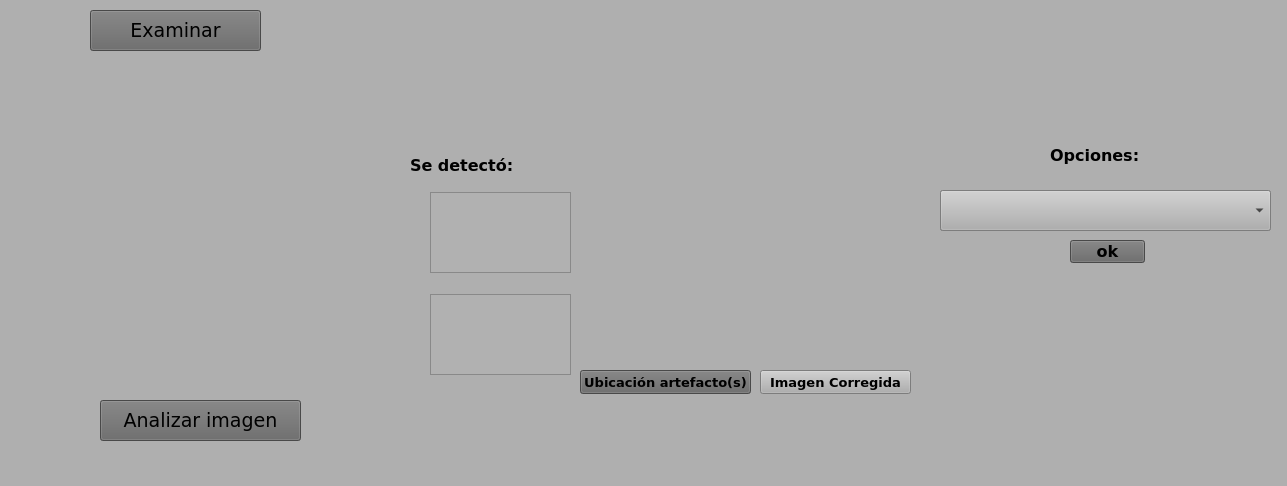
<?xml version="1.0" encoding="UTF-8"?>
<ui version="4.0">
 <class>Artefactos_Endoscopia</class>
 <widget class="QMainWindow" name="Artefactos_Endoscopia">
  <property name="geometry">
   <rect>
    <x>0</x>
    <y>0</y>
    <width>1287</width>
    <height>486</height>
   </rect>
  </property>
  <property name="windowTitle">
   <string>MainWindow</string>
  </property>
  <property name="styleSheet">
   <string notr="true">background-color: rgb(231, 236, 255);
background-color: rgb(175, 175, 175);</string>
  </property>
  <widget class="QWidget" name="centralwidget">
   <widget class="QPushButton" name="Examinar">
    <property name="geometry">
     <rect>
      <x>90</x>
      <y>10</y>
      <width>171</width>
      <height>41</height>
     </rect>
    </property>
    <property name="font">
     <font>
      <family>Verdana</family>
      <pointsize>14</pointsize>
     </font>
    </property>
    <property name="styleSheet">
     <string notr="true">background-color: rgb(102, 102, 102);</string>
    </property>
    <property name="text">
     <string>Examinar</string>
    </property>
   </widget>
   <widget class="QPushButton" name="Analizar">
    <property name="geometry">
     <rect>
      <x>100</x>
      <y>400</y>
      <width>201</width>
      <height>41</height>
     </rect>
    </property>
    <property name="font">
     <font>
      <family>Verdana</family>
      <pointsize>14</pointsize>
     </font>
    </property>
    <property name="styleSheet">
     <string notr="true">background-color: rgb(102, 102, 102);</string>
    </property>
    <property name="text">
     <string>Analizar imagen</string>
    </property>
   </widget>
   <widget class="QTextEdit" name="RE">
    <property name="geometry">
     <rect>
      <x>430</x>
      <y>192</y>
      <width>141</width>
      <height>81</height>
     </rect>
    </property>
    <property name="font">
     <font>
      <family>Verdana</family>
      <pointsize>12</pointsize>
      <weight>75</weight>
      <bold>true</bold>
     </font>
    </property>
    <property name="styleSheet">
     <string notr="true">background-color: rgb(177, 177, 177);</string>
    </property>
    <property name="html">
     <string>&lt;!DOCTYPE HTML PUBLIC &quot;-//W3C//DTD HTML 4.0//EN&quot; &quot;http://www.w3.org/TR/REC-html40/strict.dtd&quot;&gt;
&lt;html&gt;&lt;head&gt;&lt;meta name=&quot;qrichtext&quot; content=&quot;1&quot; /&gt;&lt;style type=&quot;text/css&quot;&gt;
p, li { white-space: pre-wrap; }
&lt;/style&gt;&lt;/head&gt;&lt;body style=&quot; font-family:'Verdana'; font-size:12pt; font-weight:600; font-style:normal;&quot;&gt;
&lt;p align=&quot;center&quot; style=&quot;-qt-paragraph-type:empty; margin-top:0px; margin-bottom:0px; margin-left:0px; margin-right:0px; -qt-block-indent:0; text-indent:0px;&quot;&gt;&lt;br /&gt;&lt;/p&gt;&lt;/body&gt;&lt;/html&gt;</string>
    </property>
   </widget>
   <widget class="QLabel" name="label_2">
    <property name="geometry">
     <rect>
      <x>30</x>
      <y>80</y>
      <width>351</width>
      <height>291</height>
     </rect>
    </property>
    <property name="styleSheet">
     <string notr="true">background-color: rgb(175, 175, 175);</string>
    </property>
    <property name="text">
     <string/>
    </property>
   </widget>
   <widget class="QLabel" name="label_3">
    <property name="geometry">
     <rect>
      <x>580</x>
      <y>80</y>
      <width>351</width>
      <height>291</height>
     </rect>
    </property>
    <property name="styleSheet">
     <string notr="true">background-color: rgb(175, 175, 175);</string>
    </property>
    <property name="text">
     <string/>
    </property>
   </widget>
   <widget class="QLabel" name="label_4">
    <property name="geometry">
     <rect>
      <x>410</x>
      <y>150</y>
      <width>131</width>
      <height>31</height>
     </rect>
    </property>
    <property name="font">
     <font>
      <family>Verdana</family>
      <pointsize>12</pointsize>
      <weight>75</weight>
      <bold>true</bold>
     </font>
    </property>
    <property name="text">
     <string>Se detectó:</string>
    </property>
   </widget>
   <widget class="QComboBox" name="popup">
    <property name="geometry">
     <rect>
      <x>940</x>
      <y>190</y>
      <width>331</width>
      <height>41</height>
     </rect>
    </property>
    <property name="font">
     <font>
      <family>Verdana</family>
      <pointsize>10</pointsize>
      <weight>75</weight>
      <bold>true</bold>
     </font>
    </property>
    <item>
     <property name="text">
      <string/>
     </property>
    </item>
    <item>
     <property name="text">
      <string>Guardar imagen original</string>
     </property>
    </item>
    <item>
     <property name="text">
      <string>Guardar imagen original corregida</string>
     </property>
    </item>
    <item>
     <property name="text">
      <string>Guardar imagen sin etiquetas corregida</string>
     </property>
    </item>
    <item>
     <property name="text">
      <string>Guardar imagen sin etiquetas</string>
     </property>
    </item>
    <item>
     <property name="text">
      <string>Guardar mascara binaria de RE</string>
     </property>
    </item>
   </widget>
   <widget class="QPushButton" name="pushButton">
    <property name="geometry">
     <rect>
      <x>1070</x>
      <y>240</y>
      <width>75</width>
      <height>23</height>
     </rect>
    </property>
    <property name="font">
     <font>
      <family>Verdana</family>
      <pointsize>12</pointsize>
      <weight>75</weight>
      <bold>true</bold>
     </font>
    </property>
    <property name="styleSheet">
     <string notr="true">background-color: rgb(102, 102, 102);</string>
    </property>
    <property name="text">
     <string>ok</string>
    </property>
   </widget>
   <widget class="QComboBox" name="popup_DM">
    <property name="geometry">
     <rect>
      <x>940</x>
      <y>190</y>
      <width>331</width>
      <height>31</height>
     </rect>
    </property>
    <property name="font">
     <font>
      <family>Verdana</family>
      <pointsize>10</pointsize>
      <weight>75</weight>
      <bold>true</bold>
     </font>
    </property>
    <item>
     <property name="text">
      <string/>
     </property>
    </item>
    <item>
     <property name="text">
      <string>Guardar imagen original</string>
     </property>
    </item>
    <item>
     <property name="text">
      <string>Guardar imagen sin etiquetas</string>
     </property>
    </item>
    <item>
     <property name="text">
      <string>Eliminar imagen</string>
     </property>
    </item>
   </widget>
   <widget class="QComboBox" name="popup_NO">
    <property name="geometry">
     <rect>
      <x>940</x>
      <y>190</y>
      <width>321</width>
      <height>41</height>
     </rect>
    </property>
    <property name="font">
     <font>
      <family>Verdana</family>
      <pointsize>10</pointsize>
      <weight>75</weight>
      <bold>true</bold>
     </font>
    </property>
    <item>
     <property name="text">
      <string/>
     </property>
    </item>
    <item>
     <property name="text">
      <string>Guardar imagen original</string>
     </property>
    </item>
    <item>
     <property name="text">
      <string>Guardar imagen sin etiquetas</string>
     </property>
    </item>
    <item>
     <property name="text">
      <string/>
     </property>
    </item>
   </widget>
   <widget class="QComboBox" name="popup_DOS">
    <property name="geometry">
     <rect>
      <x>940</x>
      <y>190</y>
      <width>331</width>
      <height>41</height>
     </rect>
    </property>
    <property name="font">
     <font>
      <family>Verdana</family>
      <pointsize>10</pointsize>
      <weight>75</weight>
      <bold>true</bold>
     </font>
    </property>
    <item>
     <property name="text">
      <string/>
     </property>
    </item>
    <item>
     <property name="text">
      <string>Guardar imagen original</string>
     </property>
    </item>
    <item>
     <property name="text">
      <string>Guardar imagen original corregida</string>
     </property>
    </item>
    <item>
     <property name="text">
      <string>Guardar imagen sin etiquetas corregida</string>
     </property>
    </item>
    <item>
     <property name="text">
      <string>Guardar imagen sin etiquetas</string>
     </property>
    </item>
    <item>
     <property name="text">
      <string>Guardar mascara binaria de RE</string>
     </property>
    </item>
    <item>
     <property name="text">
      <string>Eliminar imagen</string>
     </property>
    </item>
   </widget>
   <widget class="QTextEdit" name="DM">
    <property name="geometry">
     <rect>
      <x>430</x>
      <y>294</y>
      <width>141</width>
      <height>81</height>
     </rect>
    </property>
    <property name="font">
     <font>
      <family>Verdana</family>
      <pointsize>12</pointsize>
      <weight>75</weight>
      <bold>true</bold>
     </font>
    </property>
    <property name="styleSheet">
     <string notr="true">background-color: rgb(177, 177, 177);</string>
    </property>
    <property name="html">
     <string>&lt;!DOCTYPE HTML PUBLIC &quot;-//W3C//DTD HTML 4.0//EN&quot; &quot;http://www.w3.org/TR/REC-html40/strict.dtd&quot;&gt;
&lt;html&gt;&lt;head&gt;&lt;meta name=&quot;qrichtext&quot; content=&quot;1&quot; /&gt;&lt;style type=&quot;text/css&quot;&gt;
p, li { white-space: pre-wrap; }
&lt;/style&gt;&lt;/head&gt;&lt;body style=&quot; font-family:'Verdana'; font-size:12pt; font-weight:600; font-style:normal;&quot;&gt;
&lt;p align=&quot;center&quot; style=&quot;-qt-paragraph-type:empty; margin-top:0px; margin-bottom:0px; margin-left:0px; margin-right:0px; -qt-block-indent:0; text-indent:0px;&quot;&gt;&lt;br /&gt;&lt;/p&gt;&lt;/body&gt;&lt;/html&gt;</string>
    </property>
   </widget>
   <widget class="QLabel" name="bDM">
    <property name="geometry">
     <rect>
      <x>390</x>
      <y>320</y>
      <width>31</width>
      <height>31</height>
     </rect>
    </property>
    <property name="text">
     <string/>
    </property>
   </widget>
   <widget class="QLabel" name="bRE">
    <property name="geometry">
     <rect>
      <x>390</x>
      <y>210</y>
      <width>31</width>
      <height>31</height>
     </rect>
    </property>
    <property name="text">
     <string/>
    </property>
   </widget>
   <widget class="QLabel" name="opciones">
    <property name="geometry">
     <rect>
      <x>1050</x>
      <y>140</y>
      <width>131</width>
      <height>31</height>
     </rect>
    </property>
    <property name="font">
     <font>
      <family>Verdana</family>
      <pointsize>12</pointsize>
      <weight>75</weight>
      <bold>true</bold>
     </font>
    </property>
    <property name="text">
     <string>Opciones:</string>
    </property>
   </widget>
   <widget class="QPushButton" name="ubicacion">
    <property name="geometry">
     <rect>
      <x>580</x>
      <y>370</y>
      <width>171</width>
      <height>24</height>
     </rect>
    </property>
    <property name="font">
     <font>
      <family>Verdana</family>
      <pointsize>10</pointsize>
      <weight>75</weight>
      <bold>true</bold>
     </font>
    </property>
    <property name="styleSheet">
     <string notr="true">background-color: rgb(102, 102, 102);</string>
    </property>
    <property name="text">
     <string>Ubicación artefacto(s)</string>
    </property>
   </widget>
   <widget class="QPushButton" name="corre">
    <property name="geometry">
     <rect>
      <x>760</x>
      <y>370</y>
      <width>151</width>
      <height>24</height>
     </rect>
    </property>
    <property name="font">
     <font>
      <family>Verdana</family>
      <pointsize>10</pointsize>
      <weight>75</weight>
      <bold>true</bold>
     </font>
    </property>
    <property name="styleSheet">
     <string notr="true">background-color: rgb(102, 102, 102);
background-color: rgb(175, 175, 175);</string>
    </property>
    <property name="text">
     <string>Imagen Corregida</string>
    </property>
   </widget>
  </widget>
  <widget class="QMenuBar" name="menubar">
   <property name="geometry">
    <rect>
     <x>0</x>
     <y>0</y>
     <width>1287</width>
     <height>21</height>
    </rect>
   </property>
  </widget>
  <widget class="QStatusBar" name="statusbar"/>
 </widget>
 <resources/>
 <connections/>
</ui>
